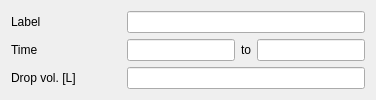
               <widget class="QWidget" name="widget" native="true">
                <layout class="QVBoxLayout" name="verticalLayout_8">
                 <property name="bottomMargin">
                  <number>0</number>
                 </property>
                 <item>
                  <layout class="QFormLayout" name="formLayout_9">
                   <item row="0" column="0">
                    <widget class="QLabel" name="label_25">
                     <property name="text">
                      <string>Label                        </string>
                     </property>
                    </widget>
                   </item>
                   <item row="0" column="1">
                    <widget class="QLineEdit" name="label_text_edit"/>
                   </item>
                   <item row="1" column="0">
                    <widget class="QLabel" name="label_26">
                     <property name="text">
                      <string>Time</string>
                     </property>
                    </widget>
                   </item>
                   <item row="1" column="1">
                    <layout class="QHBoxLayout" name="horizontalLayout_6">
                     <item>
                      <widget class="QLineEdit" name="start_time_text_edit"/>
                     </item>
                     <item>
                      <widget class="QLabel" name="label_52">
                       <property name="text">
                        <string>to</string>
                       </property>
                      </widget>
                     </item>
                     <item>
                      <widget class="QLineEdit" name="end_time_text_edit"/>
                     </item>
                    </layout>
                   </item>
                   <item row="2" column="0">
                    <widget class="QLabel" name="label">
                     <property name="text">
                      <string>Drop vol. [L]</string>
                     </property>
                    </widget>
                   </item>
                   <item row="2" column="1">
                    <widget class="QLineEdit" name="v_drop_text_edit"/>
                   </item>
                  </layout>
                 </item>
                </layout>
               </widget>
